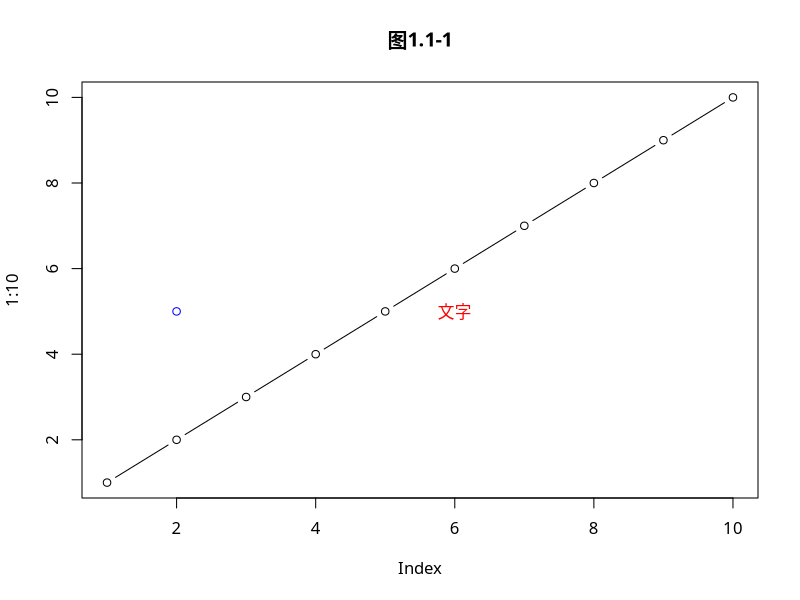
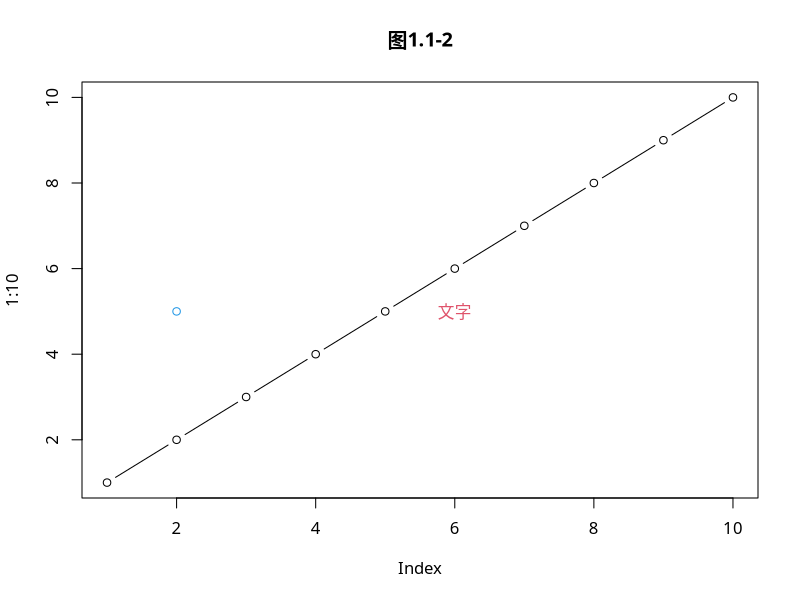
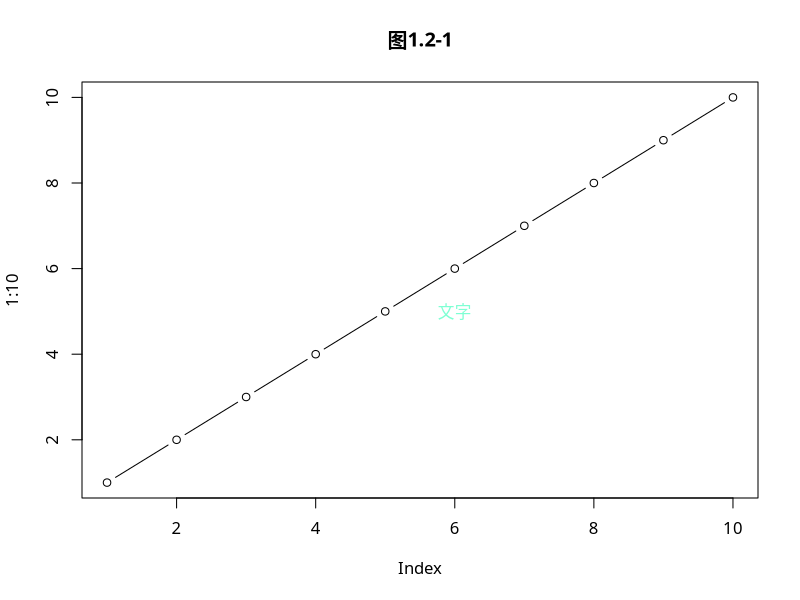
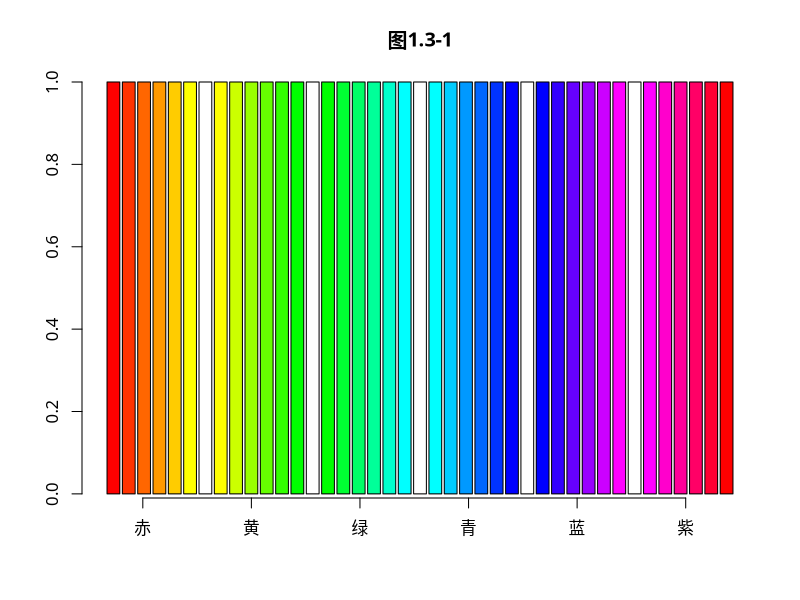
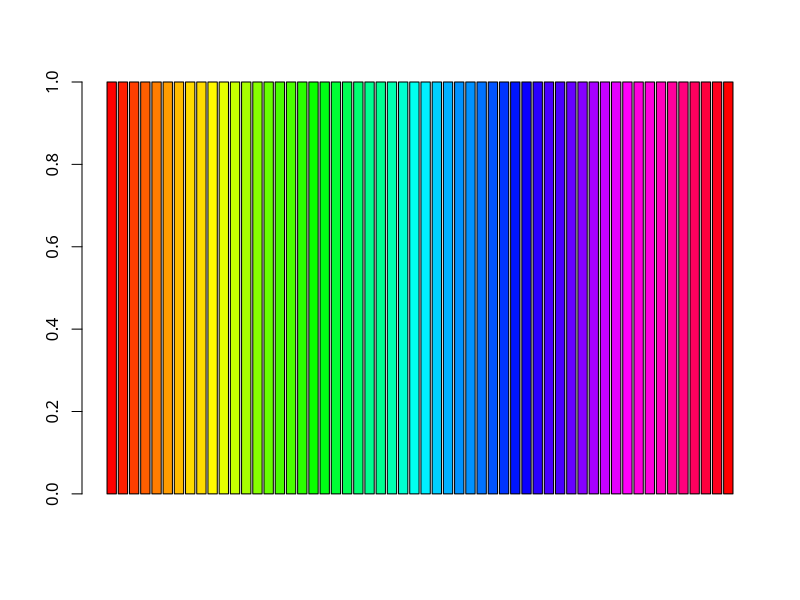
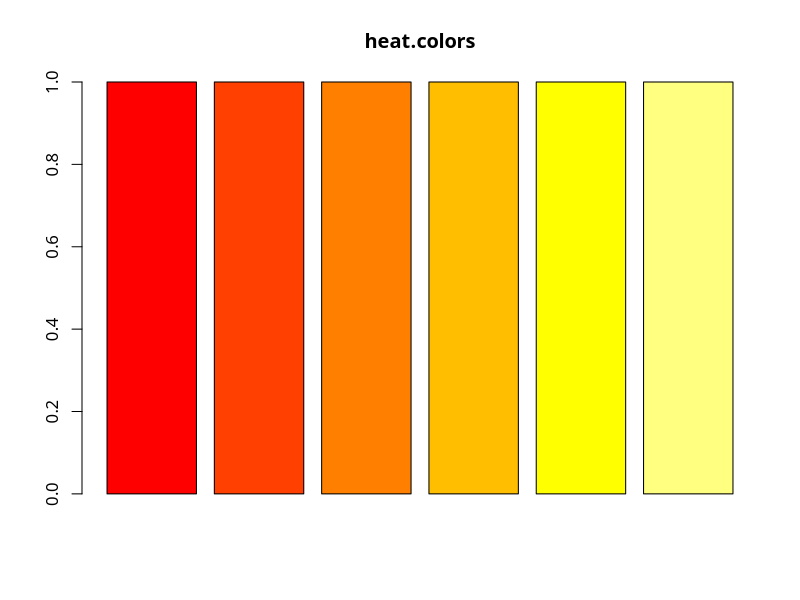
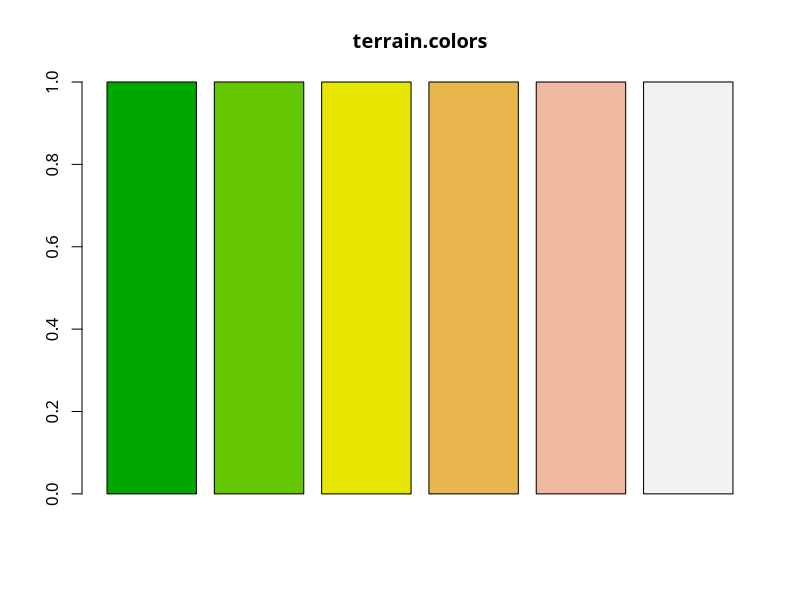
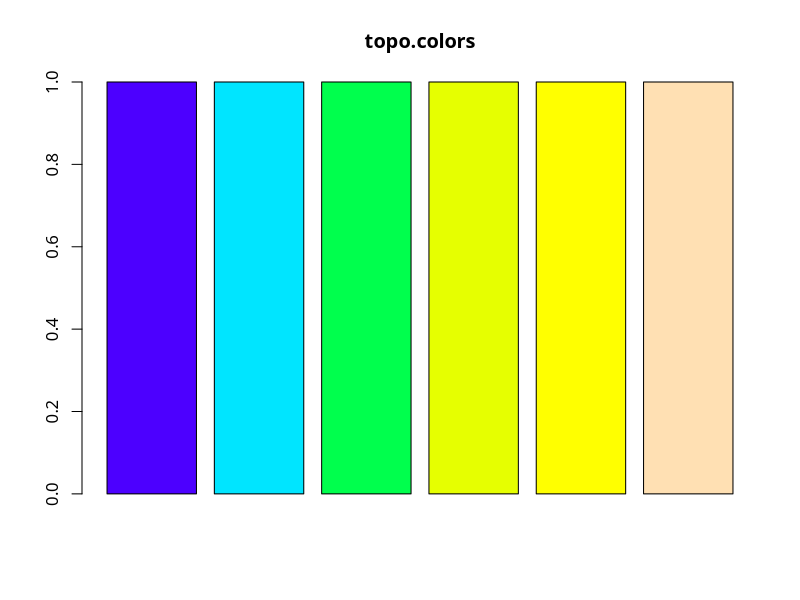

Here is the R script that generated these plots, in order:
## ---- chunk 1
knitr::opts_chunk$set(results='hold', collapse = TRUE, warning = FALSE, message=FALSE, out.width = '60%', out.height = '60%',fig.align='center')
## ---- chunk 2
colors()
## ---- chunk 3
## 示例1.1-1
par(family='STKaiti')
plot(1:10,type='b',col='black',main='图1.1-1') ## 设置线的颜色
text(6,5,labels='文字',col='red') ## 设置文字颜色
points(2,5,col='blue') ## 设置点的颜色
## ---- chunk 4
## 示例1.1-2
par(family='STKaiti')
plot(1:10,type='b',col=25,main='图1.1-2') ## 设置线的颜色
text(6,5,labels='文字',col=554)
points(2,5,col=28)
## ---- chunk 5
## pdf查看固有颜色色板
pdf("pdfs/R固有颜色板.pdf",height=120)
par(mar=c(0,10,3,0)+0.1,yaxs='i')
barplot(rep(1,length(colors())),col=rev(colors()),
        names.arg=rev(colors()),horiz=T,las=1,xaxt='n', # 名称+横向+间隔+不输出横轴
        main=expression('Bars of colors in'~italic(colors())))
dev.off()
## ---- chunk 6
## rgb函数
Hex <- rgb(red=126,green=255,blue=211,max=255)
Hex
## ---- chunk 7
## 示例1.2-1
  par(family='STKaiti')
  plot(1:10,type='b',col=25,main='图1.2-1') ## 设置线的颜色
  text(6,5,labels='文字',col=Hex)
## ---- chunk 8
## rainbow(n,s=1,v=1,start=0,end=max(1,n-1)/n,gamma=1)
## n 设定产生颜色的数目
## start,end 设定彩虹颜色的一个子集，生成的颜色将从这个子集中选取
## ---- chunk 9
## 示例1.3-1
par(family='STKaiti')
barplot(rep(1,41),main='图1.3-1',
    col=c(rainbow(n=6,star=0, end=1/6),"white",
          rainbow(n=6,star=1/6,end=2/6),"white",
          rainbow(n=6,star=2/6,end=3/6),"white",
          rainbow(n=6,star=3/6,end=4/6),"white",
          rainbow(n=6,star=4/6,end=5/6),"white",
          rainbow(n=6,star=5/6,end=1))
    )
x.text<-c('赤','黄','绿','青','蓝','紫')
axis(side=1,at=seq(from=3,length.out=6,by=8.5),label=x.text,cex=0.75)
## ---- chunk 10
## 示例1.3-2
barplot(rep(1,56),
        col=c(rainbow(n=8,star=0,end=1/7),
              rainbow(n=8,star=1/7,end=2/7),
              rainbow(n=8,star=2/7,end=3/7),
              rainbow(n=8,star=3/7,end=4/7),
              rainbow(n=8,star=4/7,end=5/7),
              rainbow(n=8,star=5/7,end=6/7),
              rainbow(n=8,star=6/7,end=1) )
        )
## ---- chunk 11
## heat.colors() terrain.colors() topo.colors() cm.colors()
## ---- chunk 12
## 示例1.4-1
barplot(rep(1,6),col=heat.colors(6),main='heat.colors')
barplot(rep(1,6),col=terrain.colors(6),main='terrain.colors')
barplot(rep(1,6),col=topo.colors(6),main='topo.colors')
barplot(rep(1,6),col=cm.colors(6),main='cm.colors')
## ---- chunk 13
## RColorBrewer包 brewer.pal()
## 连续Sequential 两极Diverging 离散Qualitative
## ---- chunk 14
## 示例1.5-1 
## RColorBrewerl连续型渐变色
library(RColorBrewer)
display.brewer.all(type='seq') # 18组 9个渐变颜色

## ---- chunk 15
## 示例1.5-2 RColorBrewerl极端型渐变色
library(RColorBrewer)
display.brewer.all(type='div') # 9组 11个颜色
## ---- chunk 16
## 示例1.5-3 RColorBrewerl离散型渐变色
library(RColorBrewer)
display.brewer.all(type='qual') # 8组
## ---- chunk 17
## 示例1.5-4
library(RColorBrewer)
## 使用YlOrRd组的第3～8种颜色
barplot(rep(1,6),col=brewer.pal(9,'YlOrRd')[3:8],main='1.5-4')
## 使用BrBG组的第3～8种颜色
barplot(rep(1,6),col=brewer.pal(11,'BrBG')[3:8],main='1.5-4')
## ---- chunk 18
## text(font,cex,col,...)
## ---- chunk 19
## 示例2.1-1
par(family='STKaiti')
plot(c(1:6),col='white',main='图2.1-1')
text(2,2,labels='font=1: 正常字体(默认)',font=1)
text(3,3,labels='font=2: 粗体字体',font=2)
text(4,4,labels='font=3: 斜体字体',font=3)
text(5,5,labels='font=4: 粗斜体字体',font=4)
## ---- chunk 20
## 示例2.1-2
# par(family='HersheySerif')
par(family='STKaiti')
plot(c(1:6),col='white',main='图2.1-2')
text(2,2,labels='font=1',font=1)
text(3,3,labels='font=2',font=2)
text(4,4,labels='font=3',font=3)
text(5,5,labels='font=4',font=4)
## ---- chunk 21
## 示例2.2-1
par(family='STKaiti')
plot(c(1:7),col='white',main='图2.2-1')
text(2,2,labels='cex=0.5',cex=0.5)
text(3,3,labels='cex=0.8',cex=0.8)
text(4,4,labels='cex=1',cex=1)
text(5,5,labels='cex=1.2',cex=1.2)
text(6,6,labels='cex=1.5',cex=1.5)
## ---- chunk 22
## points(pch,col,cex,...)
## ---- chunk 23
par(family='STKaiti')
plot(1,col='white',xlim=c(0.5,6.5),ylim=c(1,7),main='图3.1 R点样式')
for(i in c(0:25)){
  x <- (i%/%5)*1+1
  y <- 6-(i%%5)
  if(length(which(c(21:25)==i)>=1)){
    points(x,y,pch=i,bg='blue',cex=2) #21-25可设置背景样式
  }else{
    points(x,y,pch=i,cex=2)
  }
  text(x+0.22,y+0.22,labels=i)
}
## ---- chunk 24
par(family='STKaiti')
plot(1,col='white',xlim=c(0.5,6.5),ylim=c(1,7),main='图3.2 字符取点的样式')
for(i in c(0:25)){
  x <- (i%/%5)*1+1
  y <- 6-(i%%5)
  if(length(which(c(21:25)==i)>=1)){
    points(x,y,pch=i,bg='blue',cex=2) #21-25可设置背景样式
  }else{
    points(x,y,pch=i,cex=2)
  }
  text(x+0.22,y+0.22,labels=i)
}
points(6,5,pch='*',cex=2,main='图3.2')
text(6+0.22,5+0.22,labels='*')
## ---- chunk 25
## lines(lty,lwd,col,...)
## plot(type默认为点,l为线)
## ---- chunk 26
par(family='STKaiti')
data = matrix(rep(rep(1:7),10),nrow=7,ncol=10)
plot(data[1,],type='l',lty=0,ylim=c(0,8),xlim=c(-1,10),axes=F,main='图4  lty 线样式')
text(0,1,labels='lty=0')
for(i in c(2:7)){
  lines(data[i,],lty=i-1)
  text(0,i,labels=paste('lty=',i-1))
}
## ---- chunk 27
## lwd 线条宽度 lty默认为1，实线
par(family='STKaiti')
data = matrix(rep(rep(1:7),10),nrow=7,ncol=10)
plot(data[1,],type='l',lwd=0.5,ylim=c(0,9),xlim=c(-1,10),axes=F,main='图4  lwd 线条宽度')
text(0,1,labels='lwd=0.5')
for(i in c(2:7)){
  lines(data[i,],lwd=i*0.5)
  text(0,i,labels=paste('lwd=',i*0.5))
}
